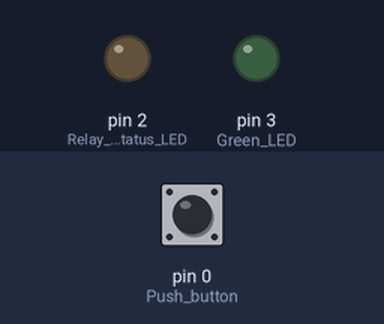
The sketch below on a simulated Arduino Uno, built with avr-gcc and run on an emulated ATmega328P. Shown: output pins drawn as LEDs (lit = HIGH). Inputs (shaded band) come from the test bench; at power-on: pin 0 (Push_button) HIGH.

Above: at 1.2 s.
1.3 s: pin 0 (Push_button) pulled LOW for 0.15 s
At 2.3 s:
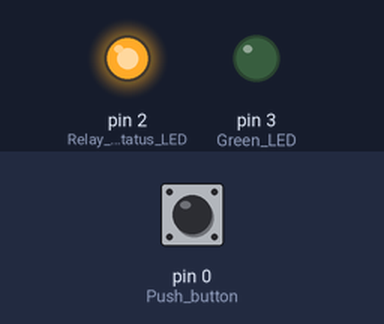
2.9 s: pin 0 (Push_button) pulled LOW for 1 s
At 3.7 s:
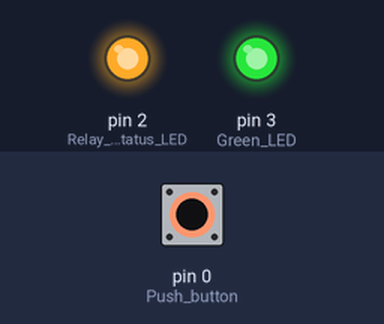
5.4 s: pin 0 (Push_button) pulled LOW for 3.2 s
At 9.6 s:
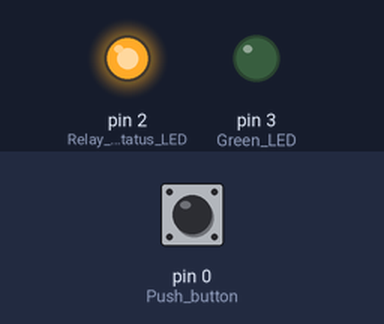
Timing chart, 0 to 16.1 s (numbered marks = the images above; inputs shaded):
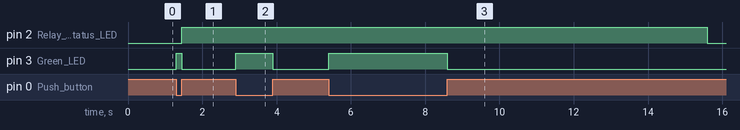

Measured:
- after the input at 1.3 s, pin 2 (Relay_and_its_status_LED): LOW → HIGH after 0.15 s; pin 3 (Green_LED): LOW → HIGH at once, → LOW 0.15 s later
- after the input at 2.9 s, pin 3 (Green_LED): LOW → HIGH at once, → LOW 1.0 s later
- after the input at 5.4 s, pin 2 (Relay_and_its_status_LED): HIGH → LOW after 10.2 s instead of 5.5 s; pin 3 (Green_LED): LOW → HIGH at once, → LOW 3.2 s later

The sketch:

garbagedisposal_attiny.ino
```cpp
//GLOBAL VARS
bool inverted = false;
bool pressed = false;
bool activated = false;
unsigned long pressedTime = 0;
unsigned long activationTime = 0;

//CONSTANTS
const unsigned long duration = 7000;
const unsigned long minReleaseDelay = 50;
const unsigned long minInvertDelay = 10000;

void setup() {
  pinMode(0, INPUT_PULLUP); //Push button (HIGH = off, LOW = on)
  pinMode(2, OUTPUT); //Relay and its status LED
  pinMode(3, OUTPUT); //Green LED (HIGH = off, LOW = on)
}

void loop() {
  if (activated && ((millis() - activationTime) > duration)) {
    digitalWrite(2, LOW);
    activated = false;
  }

  if (digitalRead(0) == inverted) { //Pedal pressed
    if (pressed) return;
    pressed = true;
    pressedTime = millis();
    digitalWrite(3, HIGH);
    //Serial.print("PRESSED: ");
    //Serial.println(inverted);
  }
  else if (pressed) { //Pedal released
    if ((millis()  - pressedTime) > minInvertDelay) {
      inverted = !inverted;
      //Serial.println("INVERTED");
    }
    else if ((millis()  - pressedTime) > minReleaseDelay) {
      digitalWrite(2, HIGH);
      activated = true;
      activationTime = millis();
    }
    //Serial.println("RELEASED");
    pressed = false;
    digitalWrite(3, LOW);
  }
}
```
